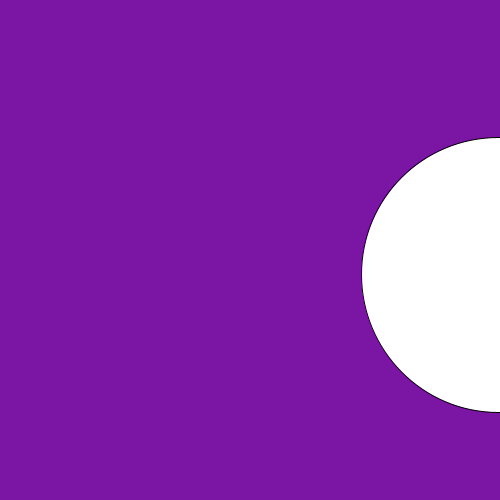
Frame 1 (no input)
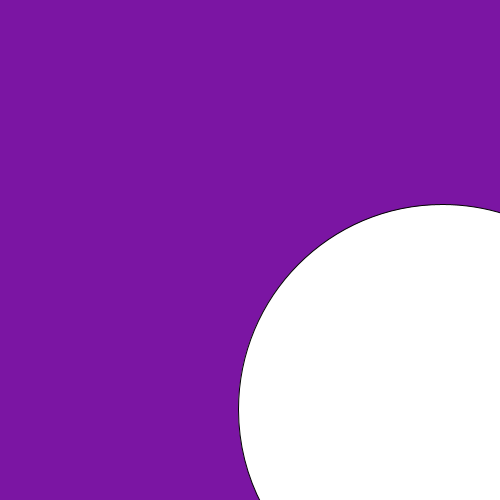
Frame 60 (the mouse pressed at the canvas centre just before this capture)
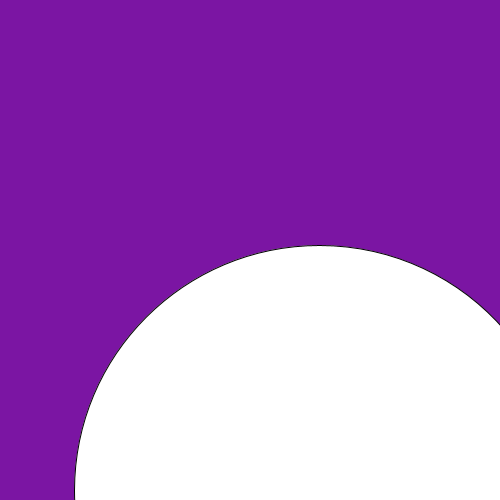
Frame 120 (the mouse held since frame 60 and released just before this capture)

The Processing sketch that drew these frames (run headless with seeded random() and noise(); from frame 60 on, the mouse is pressed at the canvas centre):

// Processing sketch: SinIntro
// ── SinIntro.pde
float x = 250;
float y = 250;

float ang = 0.1;

void setup(){
   size(500, 500); 
}

void draw(){
   background(123, 21, 163);
   
   float sinAns = sin(ang);
   float cosAns = cos(ang);
   y = map(sinAns, -1, 1, 0, height);
   x = map(cosAns, -1, 1, 0, width);
   circle(x, y, y);
   ang = ang + 0.01;
}
